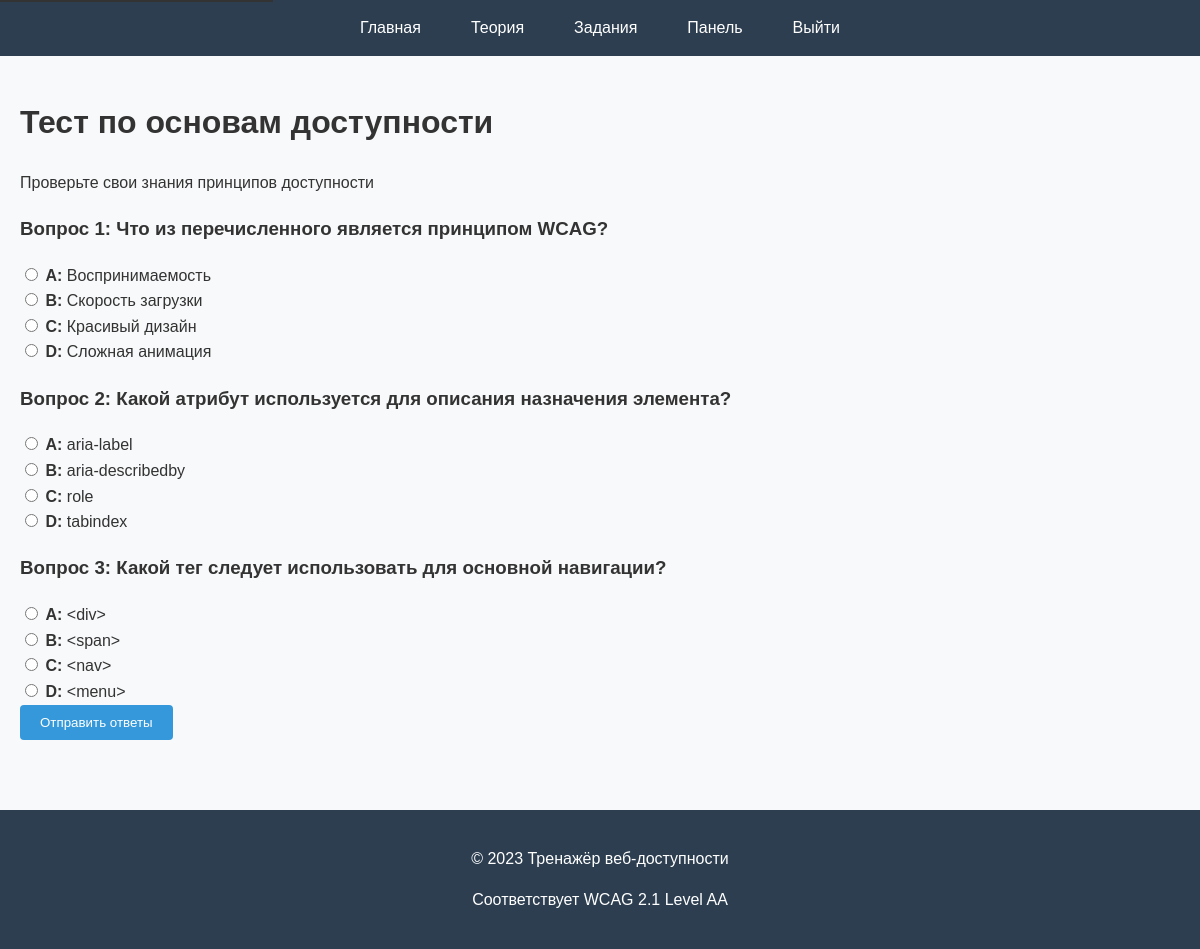
Page /task/3/quiz (signed in) on the committed database.
### app/models.py (models this page shows)
class Task(db.Model):
    id = db.Column(db.Integer, primary_key=True)
    title = db.Column(db.String(100), nullable=False)
    description = db.Column(db.Text, nullable=False)
    question = db.Column(db.String(200), nullable=False)
    code_snippet = db.Column(db.Text)
    correct_answer = db.Column(db.Text, nullable=False)
    difficulty = db.Column(db.String(20))
    task_type = db.Column(db.String(20))  # 'code' или 'quiz'
    progresses = db.relationship('UserProgress', backref='task', lazy=True)
    metrics = db.relationship('UserMetric', backref='task', lazy=True)

class QuizQuestion(db.Model):
    id = db.Column(db.Integer, primary_key=True)
    question = db.Column(db.String(200), nullable=False)
    options = db.Column(db.Text)  # JSON строка с вариантами
    correct_answer = db.Column(db.String(1), nullable=False)  # буква правильного ответа
    task_id = db.Column(db.Integer, db.ForeignKey('task.id'), nullable=False)
    def get_options(self):
        if self.options:
            return json.loads(self.options)
        return {}

### app/routes.py (the view, shortened to what this page needs)
@bp.route('/task/<int:task_id>/quiz', methods=['GET', 'POST'])
@login_required
def quiz_task(task_id):
    task = Task.query.get_or_404(task_id)
    if task.task_type != 'quiz':
        return redirect(url_for('main.task', task_id=task_id))
    questions = QuizQuestion.query.filter_by(task_id=task_id).all()
    if not questions:
        flash('Вопросы для этого задания не найдены', 'danger')
        return redirect(url_for('main.tasks'))
    metric = UserMetric.query.filter_by(
        user_id=current_user.id,
        task_id=task_id
    ).first()
    if not metric:
        metric = UserMetric(user_id=current_user.id, task_id=task_id)
        db.session.add(metric)
        db.session.commit()
    return render_template('quiz.html', task=task, questions=questions)

### app/__init__.py (called while the page is built)
def create_app():
    app = Flask(__name__, template_folder='templates', static_folder='static')
    app.config.from_object('config.Config')
    db.init_app(app)
    login_manager.init_app(app)
    login_manager.login_view = 'main.login'
    login_manager.login_message = 'Пожалуйста, войдите для доступа к этой странице.'
    login_manager.login_message_category = 'warning'
    @login_manager.user_loader
    def load_user(user_id):
        from .models import User
        return User.query.get(int(user_id))
    from .routes import bp as main_bp
    app.register_blueprint(main_bp)
    with app.app_context():
        db.create_all()
        initialize_data()
        print("База данных инициализирована")
    return app

### app/templates/quiz.html (shortened to what this page needs)
{% extends "base.html" %}
{% block content %}
<div class="container quiz-task">
    <h1>{{ task.title }}</h1>
    <p>{{ task.description }}</p>
    <form method="POST" action="{{ url_for('main.quiz_task', task_id=task.id) }}">
        {% for question in questions %}
        <div class="question">
            <h3>Вопрос {{ loop.index }}: {{ question.question }}</h3>
            <div class="options">
                {% for key, value in question.get_options().items() %}
                <div class="option">
                    <input type="radio"
                           id="question_{{ question.id }}_{{ key }}"
                           name="question_{{ question.id }}"
                           value="{{ key }}"
                           required>
                    <label for="question_{{ question.id }}_{{ key }}">
                        <strong>{{ key }}:</strong> {{ value }}
                    </label>
                </div>
                {% endfor %}
            </div>
        </div>
        {% endfor %}
        <button type="submit" class="btn">Отправить ответы</button>
    </form>
</div>
{% endblock %}

### app/static/style.css (style rules this page uses)
body { font-family: 'Arial', sans-serif; line-height: 1.6; color: #333; margin: 0; padding: 0; background-color: #f8f9fa; }
.container { max-width: 1200px; margin: 0 auto; padding: 20px; }
.btn { display: inline-block; padding: 10px 20px; background-color: #3498db; color: white; text-decoration: none; border-radius: 4px; transition: background-color 0.3s; border: none; cursor: pointer; }

### rows in the picture
Task: title "Тест по основам доступности", description "Проверьте свои знания принципов доступности"
QuizQuestion: question "Что из перечисленного является принципом WCAG?", get_options "A" "B" "C" "D", get_options "Воспринимаемость" "Скорость загрузки" "Красивый дизайн" "Сложная анимация"
QuizQuestion: question "Какой атрибут используется для описания назначения элемента?", get_options "A" "B" "C" "D", get_options "aria-label" "aria-describedby" "role" "tabindex"
QuizQuestion: question "Какой тег следует использовать для основной навигации?", get_options "A" "B" "C" "D", get_options "<div>" "<span>" "<nav>" "<menu>"
